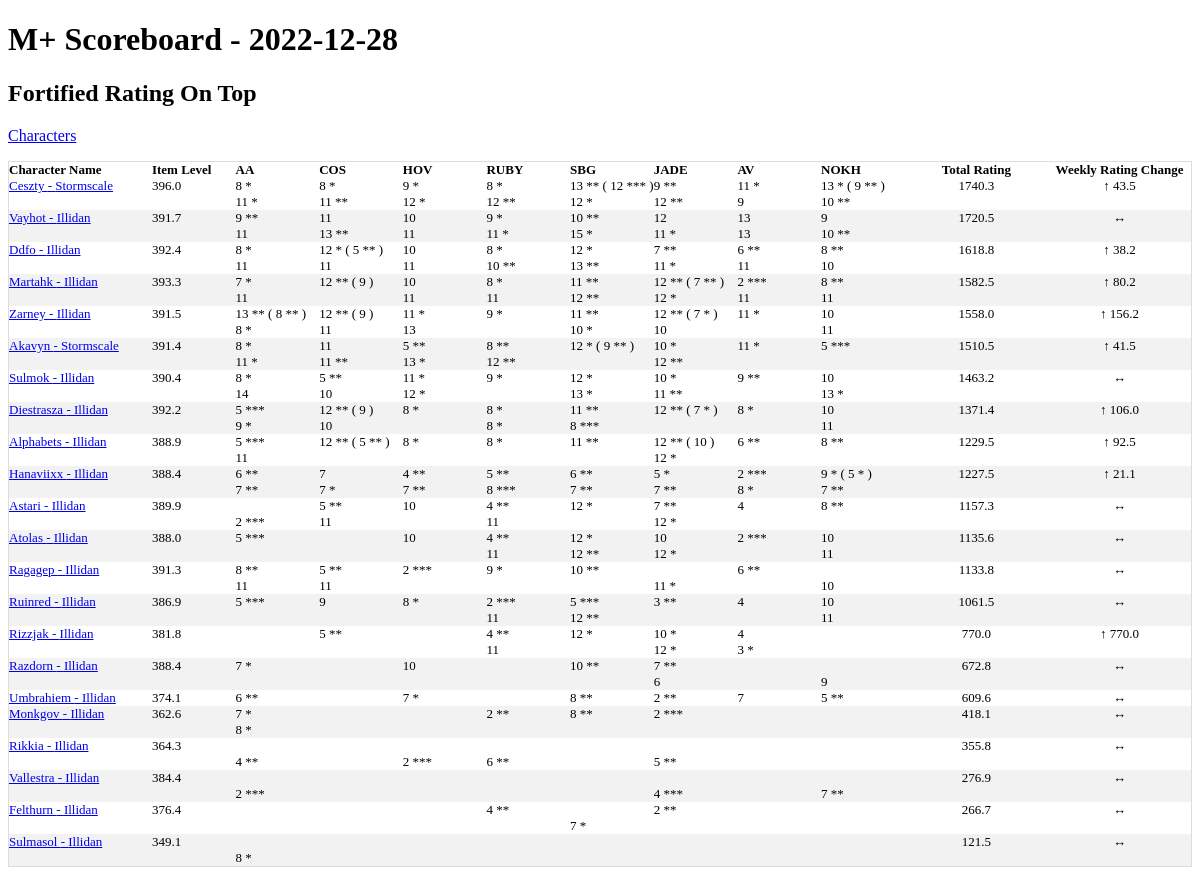
The page / on the database its author committed.
### tables this page shows
CREATE TABLE season_best_pivot_ext(
  name TEXT,
  realm TEXT,
  region TEXT,
  scoreboard_date TEXT,
  total_rating,
  "Algeth'ar Academy Fortified",
  "Algeth'ar Academy Tyrannical",
  "Court of Stars Fortified",
  "Court of Stars Tyrannical",
  "Halls of Valor Fortified",
  "Halls of Valor Tyrannical",
  "Ruby Life Pools Fortified",
  "Ruby Life Pools Tyrannical",
  "Shadowmoon Burial Grounds Fortified",
  "Shadowmoon Burial Grounds Tyrannical",
  "Temple of the Jade Serpent Fortified",
  "Temple of the Jade Serpent Tyrannical",
  "The Azure Vault Fortified",
  "The Azure Vault Tyrannical",
  "The Nokhud Offensive Fortified",
  "The Nokhud Offensive Tyrannical",
  daily_rating_change,
  pr_AA_for TEXT,
  pr_AA_tyr TEXT,
  pr_COS_for TEXT,
  pr_COS_tyr TEXT,
  pr_HOV_for TEXT,
  pr_HOV_tyr TEXT,
  pr_RUBY_for TEXT,
  pr_RUBY_tyr TEXT,
  pr_SBG_for TEXT,
  pr_SBG_tyr TEXT,
  pr_JADE_for TEXT,
  pr_JADE_tyr TEXT,
  pr_AV_for TEXT,
  pr_AV_tyr TEXT,
  pr_NOKH_for TEXT,
  pr_NOKH_tyr TEXT
);

### app.py (the view)
@app.route('/')
def index():
    conn = create_connection()
    cursor  = conn.cursor()
    data = cursor.execute("""select scoreboard.*
    ,char.derived_item_level
     from
    (
        select *
        ,round(total_rating,1) as total_rating_round
        ,round(daily_rating_change,1) as daily_rating_change_round
        from base_characters base left join season_best_pivot_ext piv
    on upper(base.name) = upper(piv.name)
    and upper(base.realm) = upper(piv.realm)
    and upper(base.region) = upper(piv.region)
    where scoreboard_date = (select max(scoreboard_date) from  season_best_pivot_ext)
    order by total_rating desc
    ) scoreboard
    left join
    (
        Select Name,realm,region,round(avg(derived_item_level),1) as derived_item_level
        from character_gear_ext
        where last_crawled_at = (select max(last_crawled_at) from character_gear_ext)
        group by Name,realm,region
    )char
    on scoreboard.name  = char.name
    and scoreboard.realm = char.realm
    and scoreboard.region=char.region
    where scoreboard.total_rating > 0
    order by total_rating desc,derived_item_level desc
    """).fetchall()
    max_date = cursor.execute('select max(scoreboard_date) as max_date from season_best_pivot_ext').fetchone()
    print('hi')
    return render_template('index.html',data=data,max_date = max_date)

### app.py (called while the page is built)
def create_connection():
    conn = None
    try:
        file ="/home/terrysey/MythicPlus/mplus.db"
        conn = sqlite3.connect(file
        ,detect_types=sqlite3.PARSE_DECLTYPES)
        conn.row_factory=sqlite3.Row
        return conn
    except Error as e:
        print(e)
        try:
            file="/Users/terryseyler/git/mythicplus/mplus.db"
            conn = sqlite3.connect(file
            ,detect_types=sqlite3.PARSE_DECLTYPES)
            conn.row_factory=sqlite3.Row
            return conn
        except Error as e:
            print(e)
            try:
                file="C:/Users/tlsey/git/MythicPlus/mplus.db"
                conn = sqlite3.connect(file
                ,detect_types=sqlite3.PARSE_DECLTYPES)
                conn.row_factory=sqlite3.Row
                return conn
            except Error as e:
                print(e)

### templates/index.html
<!doctype html>
<link rel="stylesheet" href="{{ url_for('static', filename='style.css') }}">
<html>
<h1>M+ Scoreboard - {{max_date['max_date']}} </h1>
<h2>Fortified Rating On Top</h2>
<p><a href="{{url_for('character_list')}}">Characters</a></p>
<table class="scoreboard">
<thead>
    <th>Character Name</td>
    <th>Item Level</th>
    <th>AA</th>
    <th>COS</th>
    <th>HOV</th>
    <th>RUBY</th>
    <th>SBG</th>
    <th>JADE</th>
    <th>AV</th>
    <th>NOKH</th>
    <th>Total Rating</th>
    <th>Weekly Rating Change</th>
    </thead>
{% for data in data %}
<tr>
    <td><a href="{{url_for('character_name',character_name=data['name'],realm=data['realm'],region=data['region'])}}">{{ data['name'] }} - {{data['realm']}}</a></td>
    <td>{{ data['derived_item_level'] }}</td>
    <td>{% if data['pr_AA_for'] !=  data['Algeth\'ar Academy Fortified'] and data['pr_AA_for'] %}
    {{ data['Algeth\'ar Academy Fortified']}} ( {{data['pr_AA_for']}}  )
    {% else %}
      {{ data['Algeth\'ar Academy Fortified'] }}
    {% endif %}
    <br>
    {% if data['pr_AA_tyr'] !=  data['Algeth\'ar Academy Tyrannical'] and data['pr_AA_tyr']%}
    {{ data['Algeth\'ar Academy Tyrannical']}} ({{data['pr_AA_tyr']}})
    {% else %}
      {{ data['Algeth\'ar Academy Tyrannical'] }}
    {% endif %}</td>
    <td>{% if data['pr_COS_for'] !=  data['Court of Stars Fortified'] and data['pr_COS_for']%}
    {{ data['Court of Stars Fortified']}} ( {{data['pr_COS_for']}}  )
    {% else %}
      {{ data['Court of Stars Fortified'] }}
    {% endif %}
    <br>
    {% if data['pr_COS_tyr'] !=  data['Court of Stars Tyrannical'] and data['pr_COS_tyr'] %}
    {{ data['Court of Stars Tyrannical']}} ( {{data['pr_COS_tyr']}}
    {% else %}
      {{ data['Court of Stars Tyrannical'] }}
    {% endif %}</td>
    <td>{% if data['pr_HOV_for'] !=  data['Halls of Valor Fortified'] and data['pr_HOV_for'] %}
    {{ data['Halls of Valor Fortified']}} ( {{data['pr_HOV_for']}}  )
    {% else %}
      {{ data['Halls of Valor Fortified'] }}
    {% endif %}
    <br>
    {% if data['pr_HOV_tyr'] !=  data['Halls of Valor Tyrannical'] and data['pr_HOV_tyr'] %}
    {{ data['Halls of Valor Tyrannical']}} ( {{data['pr_HOV_tyr']}}
    {% else %}
      {{ data['Halls of Valor Tyrannical'] }}
    {% endif %}</td>
    <td>{% if data['pr_RUBY_for'] !=  data['Ruby Life Pools Fortified'] and data['pr_RUBY_for'] %}
    {{ data['Ruby Life Pools Fortified']}} ( {{data['pr_RUBY_for']}}  )
    {% else %}
    {{ data['Ruby Life Pools Fortified'] }}
    {% endif %}
    <br>
    {% if data['pr_RUBY_tyr'] !=  data['Ruby Life Pools Tyrannical'] and data['pr_RUBY_tyr'] %}
    {{ data['Ruby Life Pools Tyrannical']}} ( {{data['pr_RUBY_tyr']}}
    {% else %}
    {{ data['Ruby Life Pools Tyrannical'] }}
    {% endif %}
    </td>
    <td>{% if data['pr_SBG_for'] !=  data['Shadowmoon Burial Grounds Fortified'] and data['pr_SBG_for'] %}
    {{ data['Shadowmoon Burial Grounds Fortified']}} ( {{data['pr_SBG_for']}}  )
    {% else %}
    {{ data['Shadowmoon Burial Grounds Fortified'] }}
    {% endif %}
    <br>
    {% if data['pr_SBG_tyr'] !=  data['Shadowmoon Burial Grounds Tyrannical']  and data['pr_SBG_tyr']%}
    {{ data['Shadowmoon Burial Grounds Tyrannical']}} ( {{data['pr_SBG_tyr']}}
    {% else %}
    {{ data['Shadowmoon Burial Grounds Tyrannical'] }}
    {% endif %}</td>
    <td>{% if data['pr_JADE_for'] !=  data['Temple of the Jade Serpent Fortified'] and data['pr_JADE_for']%}
    {{ data['Temple of the Jade Serpent Fortified']}} ( {{data['pr_JADE_for']}}  )
    {% else %}
    {{ data['Temple of the Jade Serpent Fortified'] }}
    {% endif %}
    <br>
    {% if data['pr_JADE_tyr'] !=  data['Temple of the Jade Serpent Tyrannical'] and data['pr_JADE_tyr'] %}
    {{ data['Temple of the Jade Serpent Tyrannical']}} ( {{data['pr_JADE_tyr']}}
    {% else %}
    {{ data['Temple of the Jade Serpent Tyrannical'] }}
    {% endif %}</td>
    <td>{% if data['pr_AV_for'] !=  data['The Azure Vault Fortified'] and data['pr_AV_for']%}
    {{ data['The Azure Vault Fortified'] }} ( {{data['pr_AV_for']}}  )
    {% else %}
      {{ data['The Azure Vault Fortified'] }}
    {% endif %}
    <br>
    {% if data['pr_AV_tyr'] !=  data['The Azure Vault Tyrannical'] and data['pr_AV_tyr']%}
    {{ data['The Azure Vault Tyrannical'] }} ( {{data['pr_AV_tyr']}}  )
    {% else %}
      {{ data['The Azure Vault Tyrannical'] }}
    {% endif %}</td>
    <td>{% if data['pr_NOKH_for'] !=  data['The Nokhud Offensive Fortified'] and data['pr_NOKH_for'] %}
    {{ data['The Nokhud Offensive Fortified']}} ( {{data['pr_NOKH_for']}}  )
    {% else %}
    {{ data['The Nokhud Offensive Fortified'] }}
    {% endif %}
    <br>
    {% if data['pr_NOKH_tyr'] !=  data['The Nokhud Offensive Tyrannical'] and data['pr_NOKH_tyr'] %}
    {{ data['The Nokhud Offensive Tyrannical']}} ( {{data['pr_NOKH_tyr']}}
    {% else %}
    {{ data['The Nokhud Offensive Tyrannical'] }}
    {% endif %}</td>
    <td>{{ data['total_rating_round'] }}</td>
   {% if data['daily_rating_change_round'] > 0 %}
     <td>&uarr; {{ data['daily_rating_change_round'] }}</td>
   {% elif data['daily_rating_change_round']  < 0 %}
     <td>&darr;{{ data['daily_rating_change_round'] }}</td>
   {% else %}
     <td>&harr;</td>
   {% endif %}
{% endfor %}
</table>
</html>

### static/style.css (style rules this page uses)
th, td { text-align: left; vertical-align:top; padding: 0px; font-size: 13px; }
.parse td,th { text-align:center }
table.scoreboard { border-collapse: collapse; border-spacing: 0; width: 100%; border: 1px solid #ddd; }
.scoreboard tr td, .scoreboard thead th { text-align: left; width: 7% }
.scoreboard tr td:nth-child(1) { text-align: left; width: 12%; }
.scoreboard tr td:last-child, .scoreboard thead th:last-child { text-align: center; width: 12%; }
.scoreboard tr td:nth-child(11), .scoreboard thead th:nth-child(11) { text-align: center; width: 12%; }
tr:nth-child(even) { background-color: #f2f2f2; }

### rows shown on the page
season_best_pivot_ext: name "Ceszty", realm "Stormscale", derived_item_level "396.0", data "8 *", data "11 *", data "11 **", data "9 *", data "12 *", data "12 **", Shadowmoon Burial Grounds Fortified "13 **", pr_SBG_for "12 ***", data "9 **", data "9", The Nokhud Offensive Fortified "13 *", pr_NOKH_for "9 **", data "10 **", total_rating_round "1740.3", daily_rating_change_round "43.5"
season_best_pivot_ext: name "Vayhot", realm "Illidan", derived_item_level "391.7", data "9 **", data "11", data "13 **", data "10", data "9 *", data "11 *", data "10 **", data "15 *", data "12", data "13", data "9", total_rating_round "1720.5"
season_best_pivot_ext: name "Ddfo", realm "Illidan", derived_item_level "392.4", data "8 *", data "11", data "12 *", pr_COS_for "5 **", data "10", data "10 **", data "13 **", data "7 **", data "11 *", data "6 **", data "8 **", total_rating_round "1618.8", daily_rating_change_round "38.2"
season_best_pivot_ext: name "Martahk", realm "Illidan", derived_item_level "393.3", data "7 *", data "11", data "12 **", pr_COS_for "9", data "10", data "8 *", data "11 **", pr_JADE_for "7 **", data "12 *", data "2 ***", data "8 **", total_rating_round "1582.5", daily_rating_change_round "80.2"
season_best_pivot_ext: name "Zarney", realm "Illidan", derived_item_level "391.5", data "13 **", pr_AA_for "8 **", data "8 *", data "12 **", pr_COS_for "9", data "11", data "11 *", data "13", data "9 *", data "11 **", data "10 *", pr_JADE_for "7 *", data "10", total_rating_round "1558.0", daily_rating_change_round "156.2"
season_best_pivot_ext: name "Akavyn", realm "Stormscale", derived_item_level "391.4", data "8 *", data "11 *", data "11", data "11 **", data "5 **", data "13 *", data "8 **", data "12 **", Shadowmoon Burial Grounds Fortified "12 *", pr_SBG_for "9 **", data "10 *", data "5 ***", total_rating_round "1510.5", daily_rating_change_round "41.5"
season_best_pivot_ext: name "Sulmok", realm "Illidan", derived_item_level "390.4", data "8 *", data "14", data "5 **", data "10", data "11 *", data "12 *", data "9 *", data "13 *", data "10 *", data "11 **", data "9 **", total_rating_round "1463.2"
season_best_pivot_ext: name "Diestrasza", realm "Illidan", derived_item_level "392.2", data "5 ***", data "9 *", data "12 **", pr_COS_for "9", data "10", data "8 *", data "11 **", data "8 ***", pr_JADE_for "7 *", data "11", total_rating_round "1371.4", daily_rating_change_round "106.0"
season_best_pivot_ext: name "Alphabets", realm "Illidan", derived_item_level "388.9", data "5 ***", data "11", data "12 **", pr_COS_for "5 **", data "8 *", data "11 **", pr_JADE_for "10", data "12 *", data "6 **", data "8 **", total_rating_round "1229.5", daily_rating_change_round "92.5"
season_best_pivot_ext: name "Hanaviixx", realm "Illidan", derived_item_level "388.4", data "6 **", data "7 **", data "7", data "7 *", data "4 **", data "5 **", data "8 ***", data "5 *", data "2 ***", data "8 *", The Nokhud Offensive Fortified "9 *", pr_NOKH_for "5 *", total_rating_round "1227.5", daily_rating_change_round "21.1"
season_best_pivot_ext: name "Astari", realm "Illidan", derived_item_level "389.9", data "2 ***", data "5 **", data "11", data "10", data "4 **", data "12 *", data "7 **", data "4", data "8 **", total_rating_round "1157.3"
season_best_pivot_ext: name "Atolas", realm "Illidan", derived_item_level "388.0", data "5 ***", data "10", data "4 **", data "11", data "12 *", data "12 **", data "2 ***", total_rating_round "1135.6"
season_best_pivot_ext: name "Ragagep", realm "Illidan", derived_item_level "391.3", data "8 **", data "11", data "5 **", data "2 ***", data "9 *", data "10 **", data "11 *", data "6 **", data "10", total_rating_round "1133.8"
season_best_pivot_ext: name "Ruinred", realm "Illidan", derived_item_level "386.9", data "5 ***", data "9", data "8 *", data "2 ***", data "11", data "12 **", data "3 **", data "4", data "10", total_rating_round "1061.5"
season_best_pivot_ext: name "Rizzjak", realm "Illidan", derived_item_level "381.8", Court of Stars Fortified "5 **", Ruby Life Pools Fortified "4 **", Ruby Life Pools Tyrannical "11", data "12 *", Temple of the Jade Serpent Fortified "10 *", The Azure Vault Fortified "4", The Azure Vault Tyrannical "3 *", total_rating_round "770.0", daily_rating_change_round "770.0"
season_best_pivot_ext: name "Razdorn", realm "Illidan", derived_item_level "388.4", data "7 *", data "10", data "10 **", data "7 **", data "6", data "9", total_rating_round "672.8"
season_best_pivot_ext: name "Umbrahiem", realm "Illidan", derived_item_level "374.1", data "6 **", data "7 *", data "8 **", data "2 **", data "7", data "5 **", total_rating_round "609.6"
season_best_pivot_ext: name "Monkgov", realm "Illidan", derived_item_level "362.6", data "7 *", data "8 *", data "2 **", data "8 **", data "2 ***", total_rating_round "418.1"
season_best_pivot_ext: name "Rikkia", realm "Illidan", derived_item_level "364.3", data "4 **", data "2 ***", data "6 **", data "5 **", total_rating_round "355.8"
season_best_pivot_ext: name "Vallestra", realm "Illidan", derived_item_level "384.4", data "2 ***", data "4 ***", data "7 **", total_rating_round "276.9"
season_best_pivot_ext: name "Felthurn", realm "Illidan", derived_item_level "376.4", data "4 **", data "7 *", data "2 **", total_rating_round "266.7"
season_best_pivot_ext: name "Sulmasol", realm "Illidan", derived_item_level "349.1", data "8 *", total_rating_round "121.5"

### other values the page prints
{{ max_date['max_date'] }} "2022-12-28"
